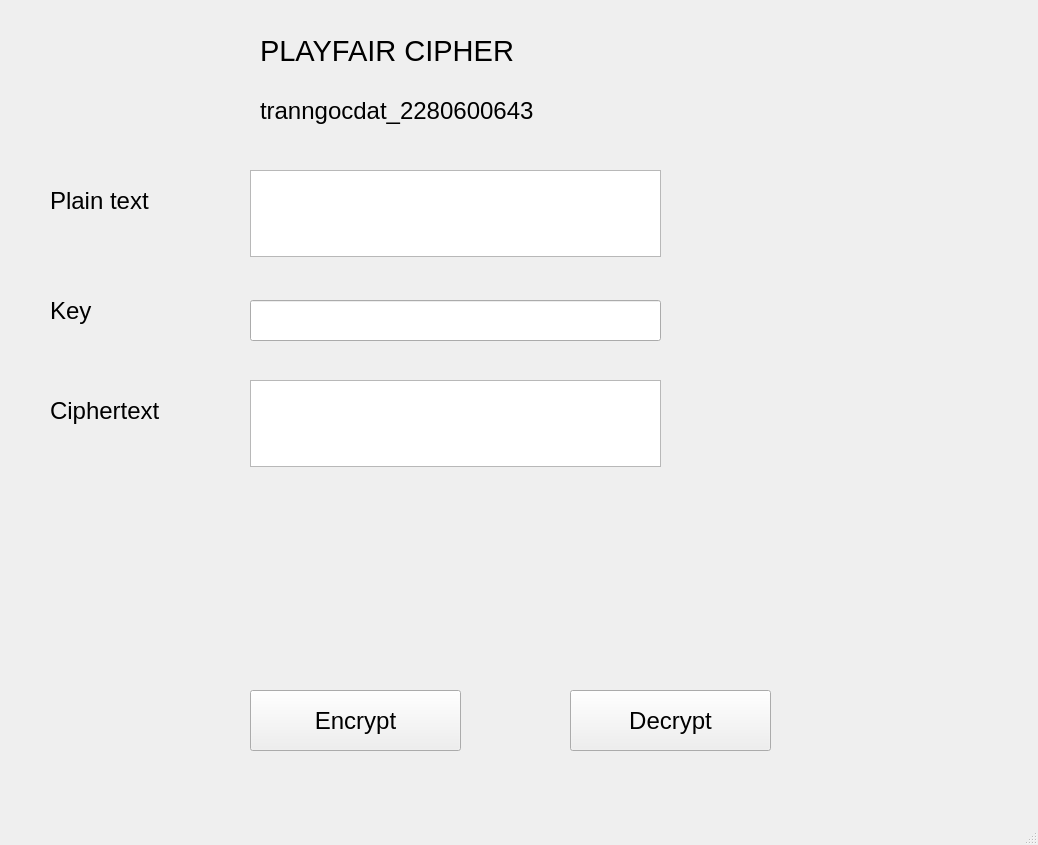
<?xml version="1.0" encoding="UTF-8"?>
<ui version="4.0">
 <class>MainWindow</class>
 <widget class="QMainWindow" name="MainWindow">
  <property name="geometry">
   <rect>
    <x>0</x>
    <y>0</y>
    <width>1038</width>
    <height>845</height>
   </rect>
  </property>
  <property name="windowTitle">
   <string>MainWindow</string>
  </property>
  <widget class="QWidget" name="centralwidget">
   <widget class="QLabel" name="label">
    <property name="geometry">
     <rect>
      <x>260</x>
      <y>90</y>
      <width>361</width>
      <height>41</height>
     </rect>
    </property>
    <property name="font">
     <font>
      <family>Microsoft Sans Serif</family>
      <pointsize>18</pointsize>
     </font>
    </property>
    <property name="text">
     <string>tranngocdat_2280600643</string>
    </property>
   </widget>
   <widget class="QLabel" name="label_2">
    <property name="geometry">
     <rect>
      <x>260</x>
      <y>30</y>
      <width>401</width>
      <height>41</height>
     </rect>
    </property>
    <property name="font">
     <font>
      <family>Microsoft Sans Serif</family>
      <pointsize>22</pointsize>
     </font>
    </property>
    <property name="text">
     <string>PLAYFAIR CIPHER</string>
    </property>
   </widget>
   <widget class="QLabel" name="label_3">
    <property name="geometry">
     <rect>
      <x>50</x>
      <y>170</y>
      <width>151</width>
      <height>61</height>
     </rect>
    </property>
    <property name="font">
     <font>
      <family>Microsoft Sans Serif</family>
      <pointsize>18</pointsize>
     </font>
    </property>
    <property name="text">
     <string>Plain text</string>
    </property>
   </widget>
   <widget class="QTextEdit" name="txt_cipher_text">
    <property name="geometry">
     <rect>
      <x>250</x>
      <y>380</y>
      <width>411</width>
      <height>87</height>
     </rect>
    </property>
    <property name="font">
     <font>
      <family>Microsoft Sans Serif</family>
      <pointsize>18</pointsize>
     </font>
    </property>
   </widget>
   <widget class="QTextEdit" name="txt_plain_text">
    <property name="geometry">
     <rect>
      <x>250</x>
      <y>170</y>
      <width>411</width>
      <height>87</height>
     </rect>
    </property>
    <property name="font">
     <font>
      <family>Microsoft Sans Serif</family>
      <pointsize>18</pointsize>
     </font>
    </property>
   </widget>
   <widget class="QLineEdit" name="txt_key">
    <property name="geometry">
     <rect>
      <x>250</x>
      <y>300</y>
      <width>411</width>
      <height>41</height>
     </rect>
    </property>
    <property name="font">
     <font>
      <family>Microsoft Sans Serif</family>
      <pointsize>18</pointsize>
     </font>
    </property>
   </widget>
   <widget class="QLabel" name="label_4">
    <property name="geometry">
     <rect>
      <x>50</x>
      <y>280</y>
      <width>161</width>
      <height>61</height>
     </rect>
    </property>
    <property name="font">
     <font>
      <family>Microsoft Sans Serif</family>
      <pointsize>18</pointsize>
     </font>
    </property>
    <property name="text">
     <string>Key</string>
    </property>
   </widget>
   <widget class="QLabel" name="label_5">
    <property name="geometry">
     <rect>
      <x>50</x>
      <y>370</y>
      <width>161</width>
      <height>81</height>
     </rect>
    </property>
    <property name="font">
     <font>
      <family>Microsoft Sans Serif</family>
      <pointsize>18</pointsize>
     </font>
    </property>
    <property name="text">
     <string>Ciphertext</string>
    </property>
   </widget>
   <widget class="QPushButton" name="btn_encrypt">
    <property name="geometry">
     <rect>
      <x>250</x>
      <y>690</y>
      <width>211</width>
      <height>61</height>
     </rect>
    </property>
    <property name="font">
     <font>
      <family>Microsoft Sans Serif</family>
      <pointsize>18</pointsize>
     </font>
    </property>
    <property name="text">
     <string>Encrypt</string>
    </property>
   </widget>
   <widget class="QPushButton" name="btn_decrypt">
    <property name="geometry">
     <rect>
      <x>570</x>
      <y>690</y>
      <width>201</width>
      <height>61</height>
     </rect>
    </property>
    <property name="font">
     <font>
      <family>Microsoft Sans Serif</family>
      <pointsize>18</pointsize>
     </font>
    </property>
    <property name="text">
     <string>Decrypt</string>
    </property>
   </widget>
  </widget>
  <widget class="QMenuBar" name="menubar">
   <property name="geometry">
    <rect>
     <x>0</x>
     <y>0</y>
     <width>1038</width>
     <height>26</height>
    </rect>
   </property>
  </widget>
  <widget class="QStatusBar" name="statusbar"/>
 </widget>
 <resources/>
 <connections/>
</ui>
